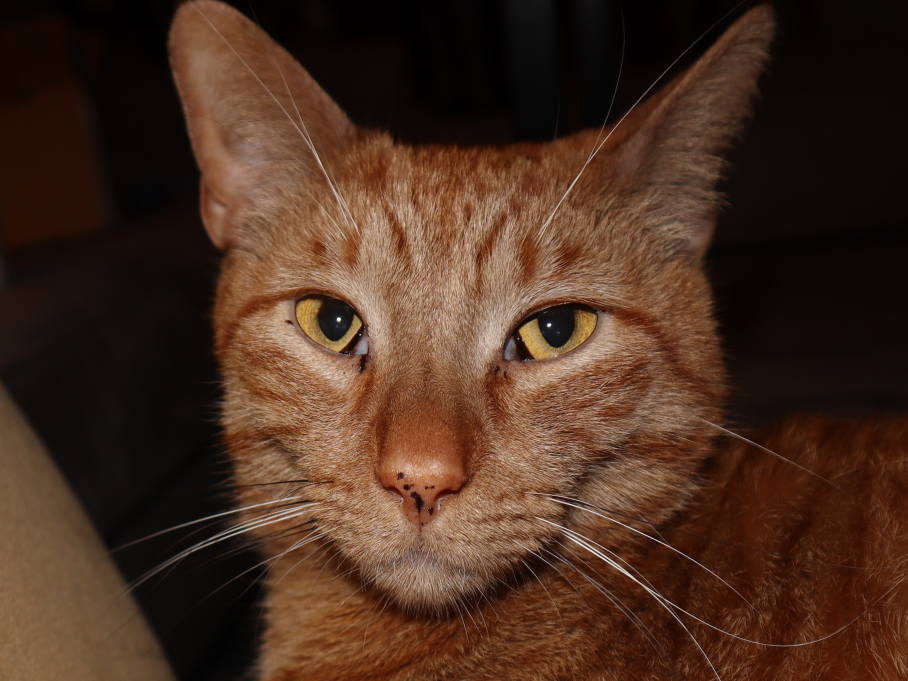
#> input picture sample.jpg, 2723 x 2042 px (shown at 1/3 size)
$ python gen.py
#> lines starting #> are read from the running program, lines starting #| are printed output that depends on the picture
"""Converts an image to CSS."""

# Uses Pillows module to process image.
from PIL import Image
import os
import sys

# Size to reduce one dimenson of image to.
max_size = 512, 512

# Get the image from file.

filename = os.path.join(sys.path[0], input("Enter filename of image: ").strip().lower())
#> the answer given: sample.jpg
image = Image.open(filename)
#> image is the input picture: PIL image 2723x2042 RGB; mean R, G, B 73.5, 47.3, 32.5

# Reduce size of image, keep aspect ratio.
image.thumbnail(max_size, Image.LANCZOS)
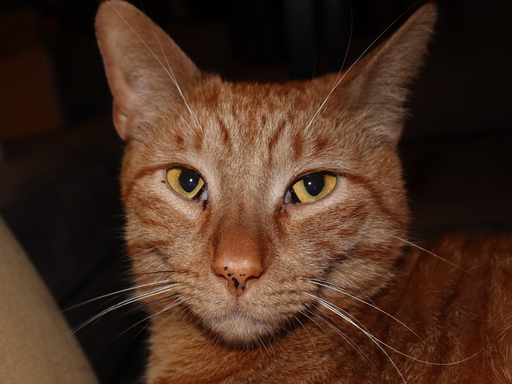
#> image: PIL image 512x384 RGB; mean R, G, B 73.6, 47.4, 32.6

# Get rgb values for each pixel.
pixels = image.load()

# Get size of reduced image.
size = image.size
#> size = (512, 384)

# Create HTML file for output.
file = open(os.path.join(sys.path[0], os.path.splitext(os.path.basename(filename))[0] + '.html'), "w")

# HTML headers and metadata.
file.write('<!DOCTYPE html>\n')
file.write('<html>\n')
file.write('<head>\n')
file.write('<meta name="viewport" content="width=device-width, initial-scale=1">\n')

file.write('<style>\n') # Styles to remove borders.
file.write('.line { display:block;\n\tborder: 0px;\n\tpadding: 0px;\n\tfont-size: 0px;\n\tborder-image-width: 0px;\n}\n')
file.write('.pixel { display: inline-block;\n\theight: 2px;\n\twidth: 2px;\n\tborder: 0px;\n\tpadding: 0px;\n\tfont-size: 0px;\n\tborder-image-width: 0px;\n}\n')
file.write('</style>\n')

file.write('</head>\n')
file.write('<body>\n')

# Create a div element for each row of pixels, and a span element of each column.
# The background-color of each span is taken from corresponding pixel in the image.
for px in range(size[1]):
    file.write('\t<div class="line">')
    for py in range(size[0]):
        pixelColor = str(pixels[py, px])
        file.write('<span class="pixel", style="background-color: rgb' + pixelColor + ';"></span>')
    file.write('</div>\n')

file.write('</body>\n')
file.write('</html> ')
file.write('')

file.close()
